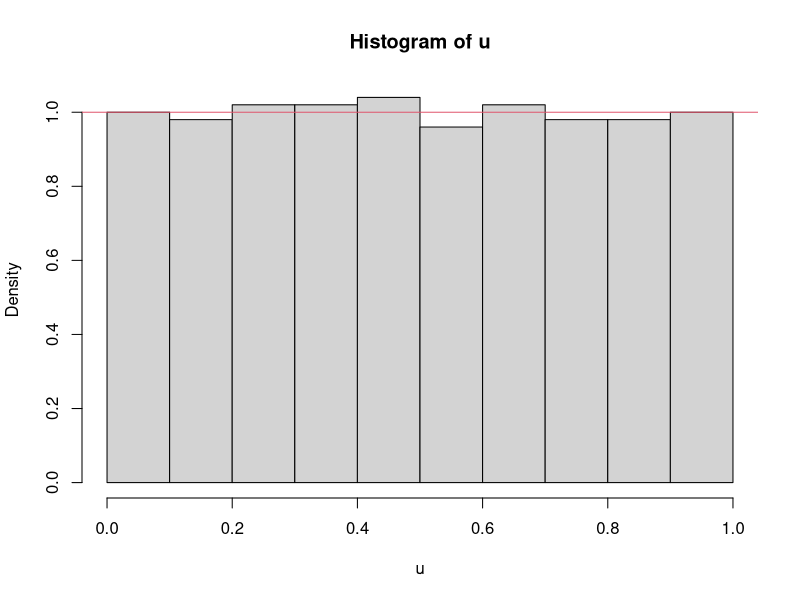
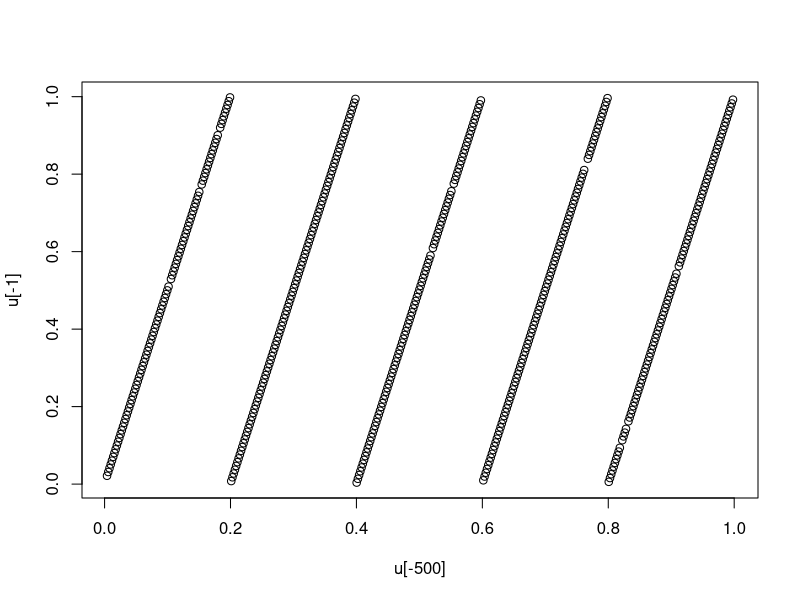
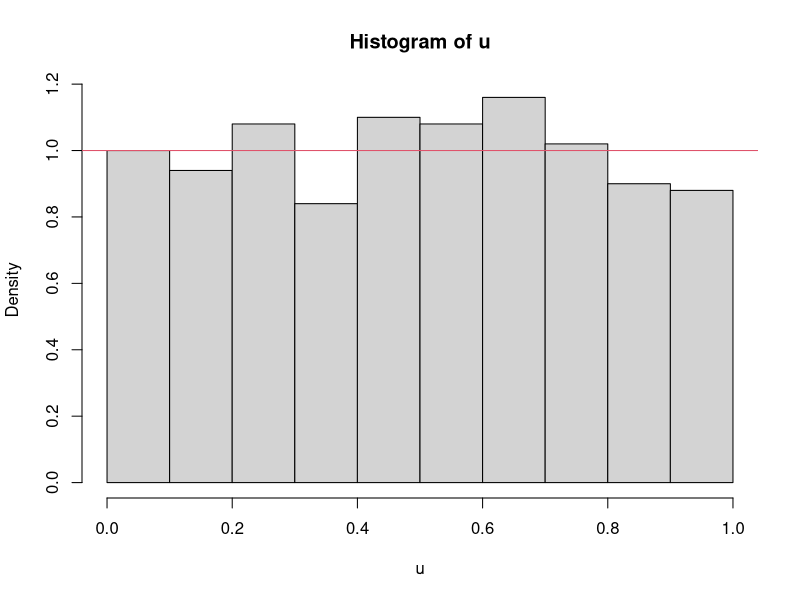
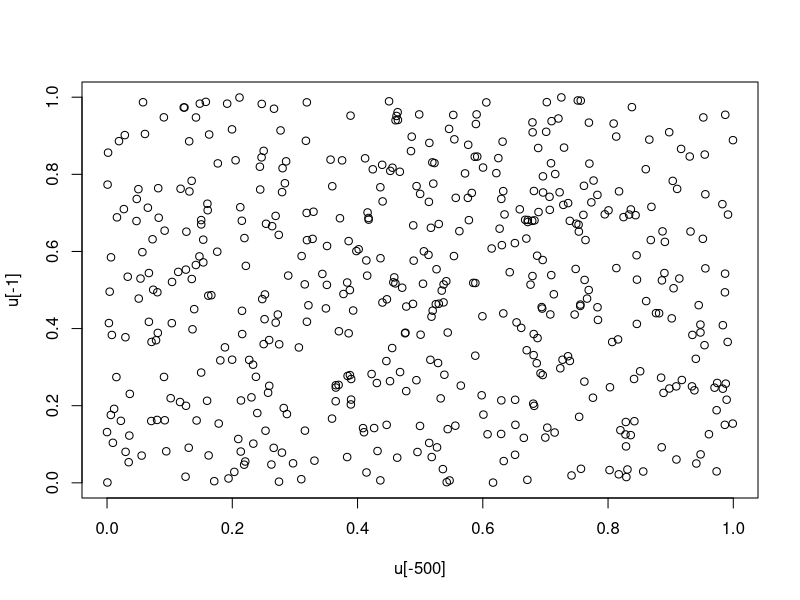

Source code (R) for these figures, in order:
set.seed(1) #Establecer una semilla. 
sample(1:6,1) #Coge 1 numero aleatorio en el vector 1:6
runif(10, -1, 1) #Generar 10 numeros aleatorios en el intervalo -1, 1

#EJERCICIO 3.3

  #1.

glc<-function(n, semilla=1,a=0,b=7^5,m=2^31-1){
  
  u<-numeric(n)
  x<-semilla
  for(i in 1:n){
    x<-(a+b*x)%%m
    u[i]<-x/m
  }
  return (u)
}

  #2.

u<-glc(n=500,a=1,b=5,m=512)

  #3.
hist(u, freq=FALSE)
abline(h=1,col=2)

  #4

mean(u)

  #5.
mean((u>0.4)&(u<0.8))

  #6.
plot(u[-500], u[-1])

  #7.
u<-glc(n=500)
hist(u, freq=FALSE)
abline(h=1,col=2)
mean(u)
mean((u>0.4)&(u<0.8))
plot(u[-500], u[-1])


#EJERCICIO 3.4

  #1.
x<-runif(1,-1,1)
y<-runif(1,-1,1)
x+y<0

  #2.
N<-10000
x<-runif(N,-1,1)
y<-runif(N,-1,1)
x+y<0
mean(x+y<0)
  
  #3.
1/2

#EJERCICIO 3.5

N<-10000
x<-runif(N,-1,1)
y<-runif(N,-1,1)
mean(x^2+y^2<=1)

pi/4

#EJERCICIO 3.6

moneda<-c(cara=1, cruz=0)
N<-10000
x<-sample(moneda, size=N, replace=TRUE, prob=c(0.5,0.5))
mean(x)

y<-runif(N,0,1)
mean(y<0.5)

#EJERCICIO 3.7

n<- 10000
x1 <- rbinom(n, size=1, prob=0.8)
x2 <- rbinom(n, size=1, prob=0.9)
x3 <- rbinom(n, size=1, prob=0.6)
x4 <- rbinom(n, size=1, prob=0.5)
x5 <- rbinom(n, size=1, prob=0.7)

z1<- x1|x2
z2<- x3|x4
z3<- z1|z2
z4<-z3&x5
mean(z4)

#EJERCICIO 3.8

deMere<-function(n=4){
  lanz<-sample(1:6, size=4, replace=TRUE)
  return(6%in%lanz)
}

deMere()

N<-10000
mean(replicate(N,deMere()))
  1-(5/6)^4
  

